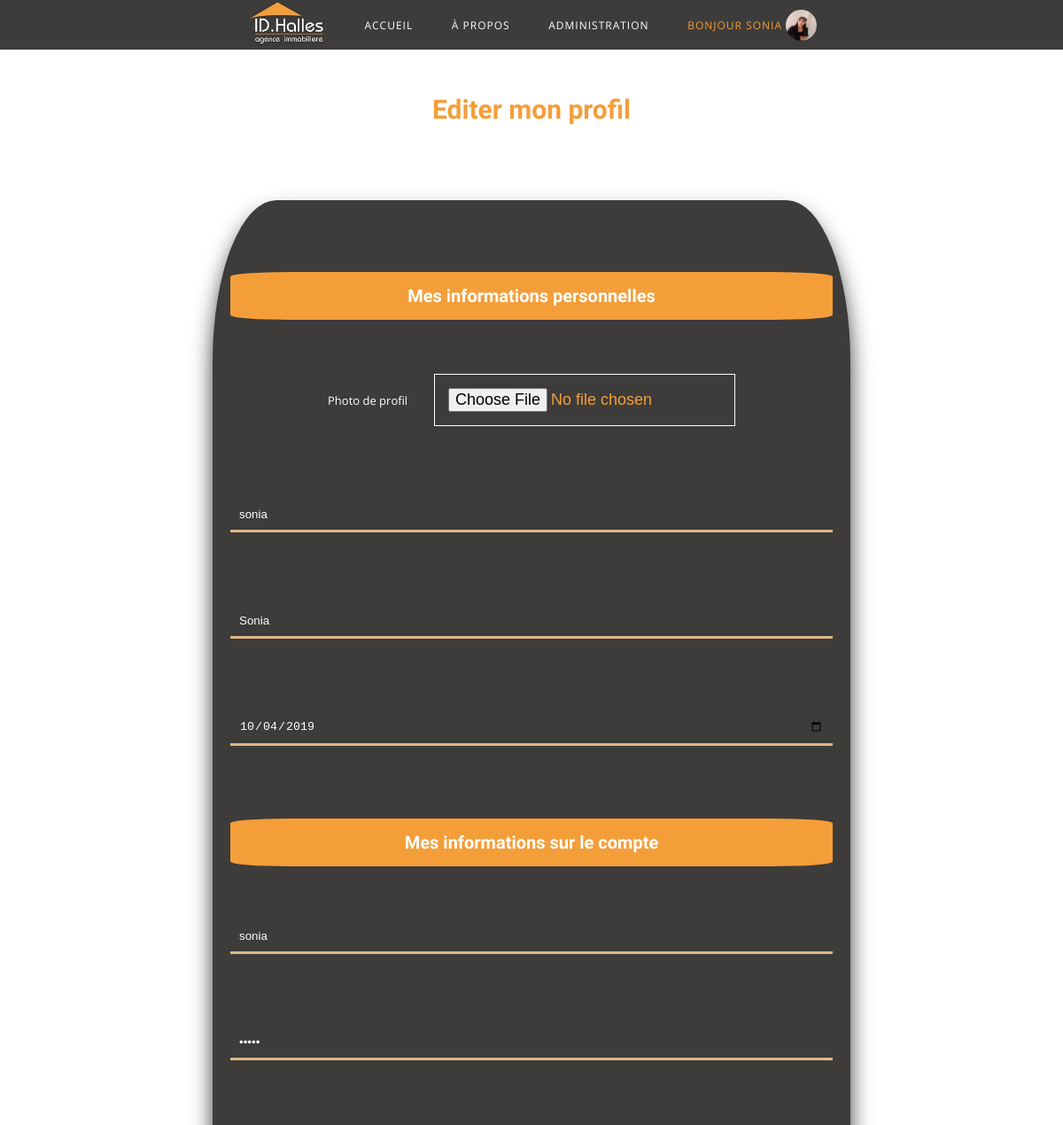
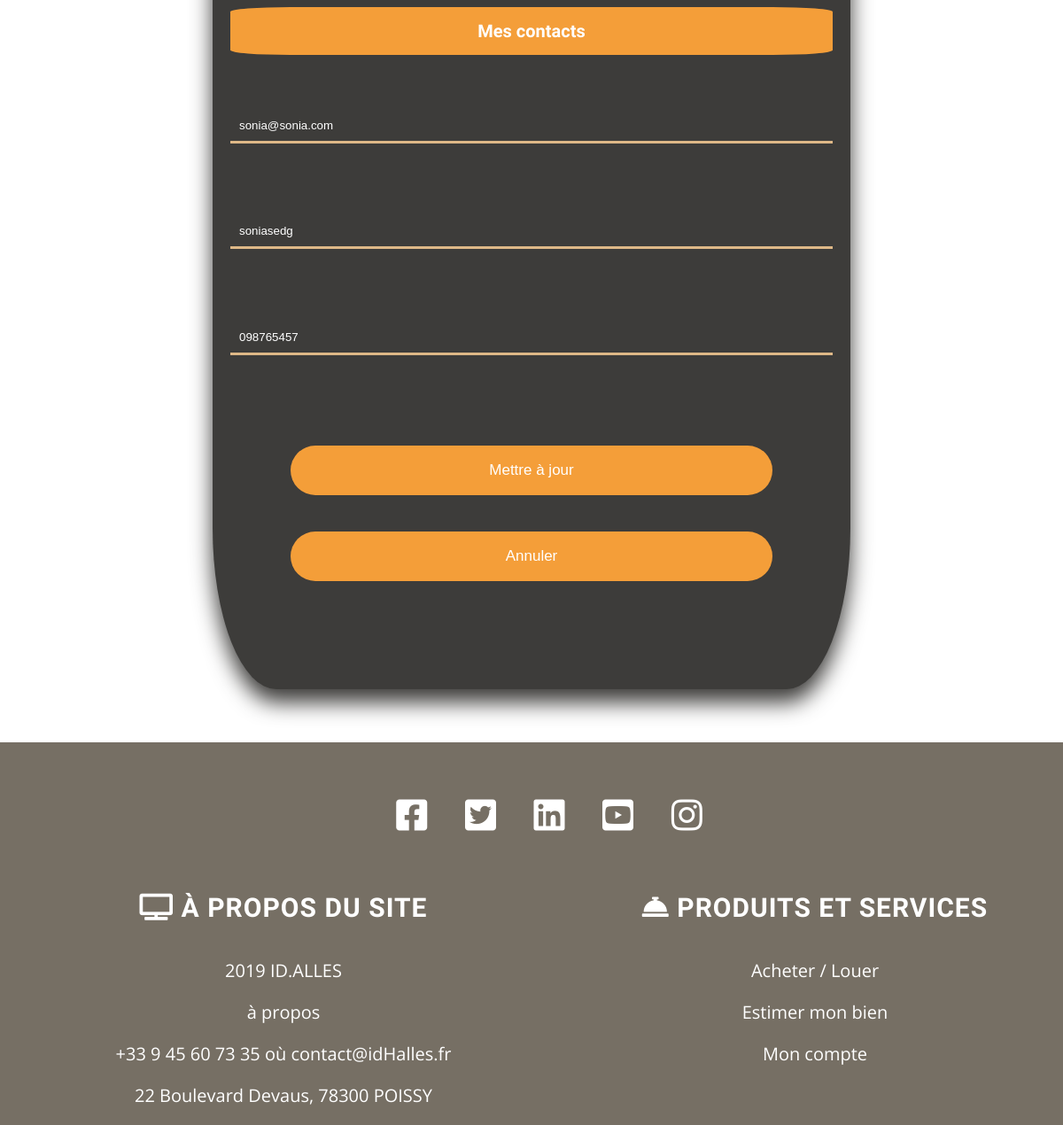
Screenshot of /editerProfilUser.php (signed in) with the database file from the repository (2 pictures, top to bottom).
### tables this page shows
CREATE TABLE IF NOT EXISTS `users` (
  `id_user` int(11) NOT NULL AUTO_INCREMENT,
  `avatar` varchar(250) NOT NULL,
  `lastName` varchar(250) NOT NULL,
  `firstName` varchar(250) NOT NULL,
  `birth_date` date NOT NULL,
  `pseudo` varchar(250) NOT NULL,
  `password` varchar(250) NOT NULL,
  `e_mail` varchar(250) NOT NULL,
  `adress` text NOT NULL,
  `phoneMobile` varchar(250) NOT NULL,
  `admin` int(11) DEFAULT NULL,
  PRIMARY KEY (`id_user`)
);

### editerProfilUser.php (called while the page is built, shortened)
<?php
require('application/database.php');
if(isset($_SESSION['id_user'])){
    $userInfo=getIdUser($_SESSION['id_user']);
}
include 'layout.phtml';

### application/database.php (called while the page is built, shortened)
<?php
function createconnection(){
    $pdo=new PDO('mysql:host=localhost;dbname=projet;charset=utf8','root','');
    $pdo->setAttribute(PDO::ATTR_ERRMODE, PDO::ERRMODE_EXCEPTION);
    return $pdo;
}
function getIdUser($id){
    $pdo=createconnection();
    $req=$pdo->prepare('SELECT * FROM `users` WHERE `id_user`=?');
    $req->execute(array($id));
    $idUser=$req->fetch(PDO::FETCH_ASSOC);
    return $idUser;
}
?>

### editerProfilUser.phtml (the view, shortened to what this page needs)
    <h2 class='editionProfil'>Editer mon profil </h2>
        <form method="POST" action="editerProfilUser.php" enctype="multipart/form-data" class='userConnect'>
            <h3>Mes informations personnelles</h3>
            <div>
                 <label for='newPicturs' class='custom_file_upload'>Photo de profil</label>
                <input type="file" name="newPicturs" id="newPicturs">
            </div>
            <div>
                <div>
                    <input type="text" name="newLastName" id="newLastName" value='<?= $userInfo['lastName']; ?>'>
                </div>
                <div>
                    <input type="text" name="newFirstName" id="newFirstName" value='<?= $userInfo['firstName']; ?>'>
                </div>
                <div>
                    <input type="date" name="newBirth_date" id='newBirth_date' value='<?= $userInfo['birth_date']; ?>'>
                </div>
            </div>
            <h3>Mes informations sur le compte</h3>
                <div>
                    <div>
                        <input type="text" name="newPseudo" id="newPseudo" value='<?= $userInfo['pseudo']; ?>'>
                    </div>
                    <div>
                        <input type="password" name="newMdp1" id="newMdp1" value='<?= $userInfo['password']; ?>'>
                    </div>
                </div>
                <h3>Mes contacts</h3>
                    <div>
                        <div>
                            <input type="text" name="newEmail1" id='newEmail1' value='<?= $userInfo['e_mail']; ?>'>
                        </div>
                        <div>
                            <input type="text" name="newAdress" id="newAdress" value='<?= $userInfo['adress']; ?>'>
                        </div>
                    </div>
                    <div>
                            <input type="tel" name='newPhoneMobile' id="newPhoneMobile" value='<?= $userInfo['phoneMobile']; ?>'>
                    </div>
                    <div>
                        <button type="submit">Mettre à jour</button>
                        <button type="reset"><a href="user.php?id="<?= $userInfo['id_user']; ?>>Annuler</a></button>
                    </div>
</form>

### header/header.php (shortened to what this page needs)
<nav>
        <ul>
            <?php if(isset($userInfo) && $userInfo['admin']==1) : ?>
                <li><a href='index.php?id=<?=intval($userInfo['id_user']); ?>'><img src='image/images.jpg' class='logo'></a></li>
                <li><a href="index.php?id=<?= intval($userInfo['id_user']); ?>">accueil</a></li>
                <li><a href="aPropos.php?id=<?= intval($userInfo['id_user']); ?>">à propos </a></li>
                    <li><a href='infoUserAdmin.php?id=<?= intval($userInfo['id_user']); ?>'>Administration</a>
                    </li>
                         <?php if(isset($userInfo)) : ?>
                         <li>
                            <a href='user.php?id=<?= intval($userInfo['id_user']); ?>'><span>Bonjour <?= htmlspecialchars($userInfo['pseudo']); ?></span>
                                <?php if(!empty($userInfo['avatar'])) :?>
                                <img src="image/utilisateur/<?= $userInfo['avatar'] ;?>" class='pictur'>
                                <?php else : ?>
                                    <img src="image/utilisateur/default.jpg" whidth="100px">
                                    <?php endif; ?>
                                    <?php endif; ?>
                            </a>
                        </li>
                <?php endif; ?>
        </ul>
    </nav>

### css/style.css (style rules this page uses)
* { -o-box-sizing: border-box; -moz-box-sizing: border-box; -webkit-sizing: border-box; -ms-sizing: border-box; -khtml-sizing: border-box; box-sizing: border-box; outline: none; }
html { font-size:62.5%; }
body { text-align: center; margin:0; padding:0; font-family: 'Open Sans', sans-serif; }
h1,h2,h3 { font-family: 'Amaranth', sans-serif; }
.partenaires h2, #projetEnCour h2, .editionProfil { font-size:3rem; color:#f49e39; padding:25px; }
span,.partenaires .fas,strong { color:#f49e39; }
.userConnect h3, .infoUser h2 { text-align:center; margin:auto; margin-bottom: 9%; margin-top: 9%; background-color:#f49e39; font-size:2rem; padding:15px; border-radius: 10%; }
.pictur { width: 35px; border-radius: 50%; vertical-align: top; }

### css/header.css (style rules this page uses)
header nav img { width: 90px; }
nav ul { list-style-type: none; margin: 0; padding: 0; text-align: left; }
header nav { display: -webkit-box; display: -ms-flexbox; display: flex; -webkit-box-pack: justify; -ms-flex-pack: justify; justify-content: space-around; -webkit-box-align: center; -ms-flex-align: center; align-items: center; text-transform: uppercase; letter-spacing: 1px; }
header a { padding: 20px; color:#fff; font-size:1.2rem; text-decoration: none; }
header nav>ul>li { display:inline-block; vertical-align:middle; position: relative; }
nav span { display: inline-block; vertical-align: top; margin-top: 5%; }

### css/form.css (style rules this page uses)
.userConnect { width: 60%; margin:auto; background-color:#3d3c3a; color:white; padding:20px; -webkit-box-shadow: 0 15px 25px #3d3c3a; -moz-box-shadow: 0 15px 25px #3d3c3a; -o-box-shadow: 0 15px 25px #3d3c3a; -khtml-box-shadow: 0 15px 25px #3d3c3a; -ms-box-shadow: 0 15px 25px #3d3c3a; box-shadow:0 15px 25px #3d3c3a; -ms-border-radius: 10%; -webkit-border-radius: 10%; -moz-border-radius: 10%; -o-border-radius: 10%; -khtml-border-radius: 10%; border-radius:10%; border:0px; margin-top:5%; margin-bottom: 5%; }
.userConnect div { margin-bottom: 12%; }
.userConnect label { font-size:1.3rem; text-align:left; }
.userConnect input, .userConnect textarea { width: 100%; padding:10px; border-right: 0; border-top: 0; border-left:0; background-color:#3d3c3a; border-bottom:3px solid #DEB887; color:#fff; }

### css/button.css (style rules this page uses)
.userConnect button, .article button { margin-top: 3%; margin-bottom: 3%; border-radius:50px; padding:18px; width: 80%; background-color:#f49e39; border:none; color:#fff; cursor:pointer; font-size:1.7rem; }
.userConnect button a, .article button a { text-decoration: none; color:#fff; }
#newPicturs1, #newPicturs2, #newPicturs3, #newPicturs4, #newPicturs5, #newPicturs6, #Picturs1, #Picturs2, #Picturs3, #Picturs4, #Picturs5, #Picturs6, #newPicturs { cursor:pointer; padding:15px; border:1px solid #fff; width: 50%; color:#f49e39; font-size:1.8rem; }
.custom_file_upload { margin-right: 4%; font-size:1.6rem; }

### rows the page displays
users: pseudo "SONIA", avatar (picture), newLastName "sonia", newFirstName "Sonia", newBirth_date "10/04/2019", newPseudo "sonia", newEmail1 "sonia@sonia.com", newAdress "soniasedg", newPhoneMobile "098765457"
